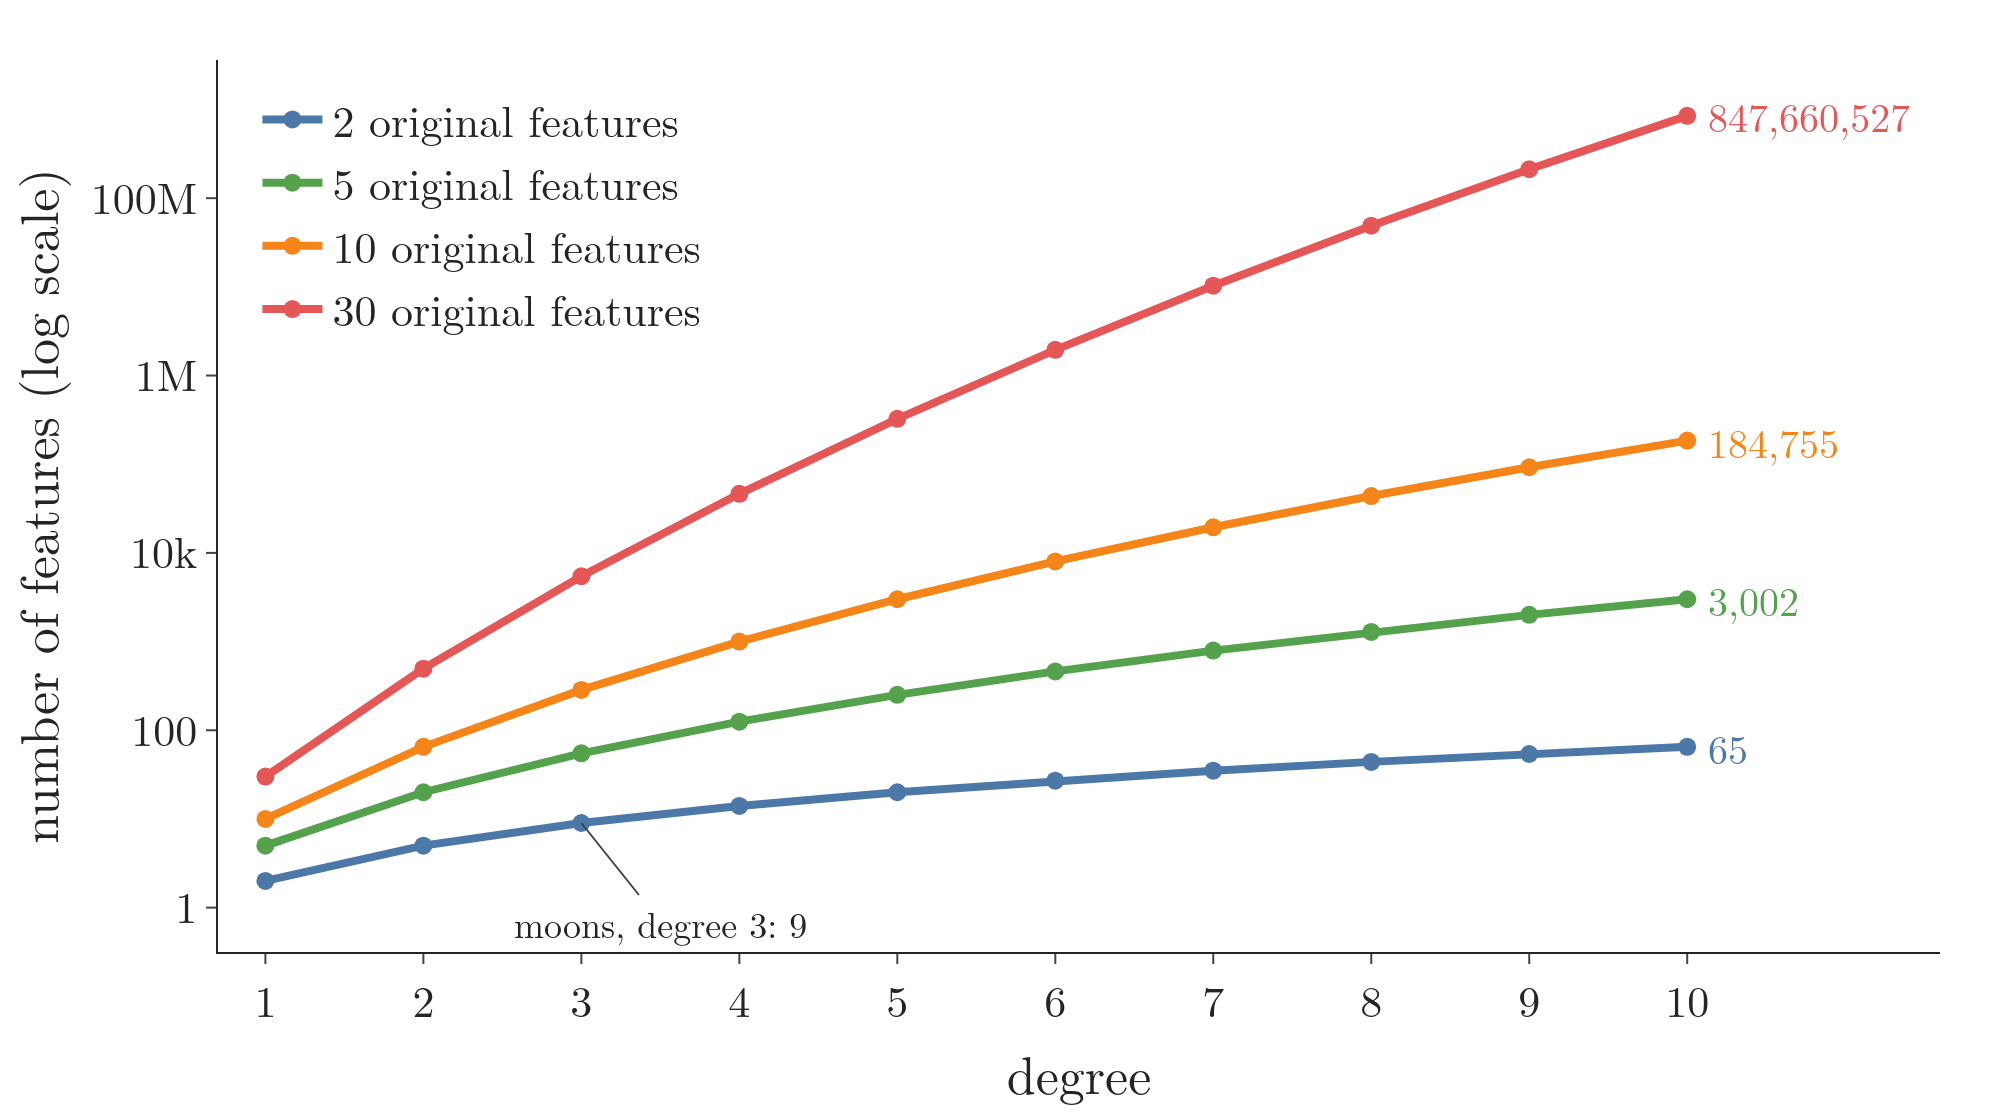

The script that drew this image:
"""How many polynomial features PolynomialFeatures (include_bias=False) makes, by degree and number of original
features (Plotly). Counts come from scikit-learn itself; the 2-feature line matches the Note: 2, 5, 9, 65, 350."""
from pathlib import Path
import numpy as np
import plotly.graph_objects as go
from sklearn.preprocessing import PolynomialFeatures

here = Path(__file__).parent
degrees = list(range(1, 11))
count = lambda p, d: PolynomialFeatures(degree=d, include_bias=False).fit(np.zeros((1, p))).n_output_features_
assert [count(2, d) for d in (1, 2, 3, 10, 25)] == [2, 5, 9, 65, 350]
COL = {2: "#4C78A8", 5: "#54A24B", 10: "#F58518", 30: "#E45756"}
fig = go.Figure()
for p, c in COL.items():
    n = [count(p, d) for d in degrees]
    fig.add_trace(go.Scatter(x=degrees, y=n, mode="lines+markers", line=dict(color=c, width=4), marker=dict(size=9),
                             name=f"{p} original features"))
    fig.add_annotation(x=10, y=np.log10(n[-1]), text=f"{n[-1]:,}", showarrow=False, xanchor="left", xshift=8,
                       font=dict(color=c, size=20))
    print(p, n)
fig.add_annotation(x=3, y=np.log10(9), text="moons, degree 3: 9", showarrow=True, ax=40, ay=50, font=dict(size=18))
fig.update_layout(template="simple_white", width=1000, height=560, font=dict(family="Latin Modern Roman", size=22),
                  xaxis=dict(title="degree", tickvals=degrees, range=[0.7, 11.6]),
                  yaxis=dict(title="number of features (log scale)", type="log"),
                  legend=dict(x=0.02, y=0.98), margin=dict(l=80, r=30, t=30, b=70))
fig.write_image(here / "feature_count.png", scale=2)
